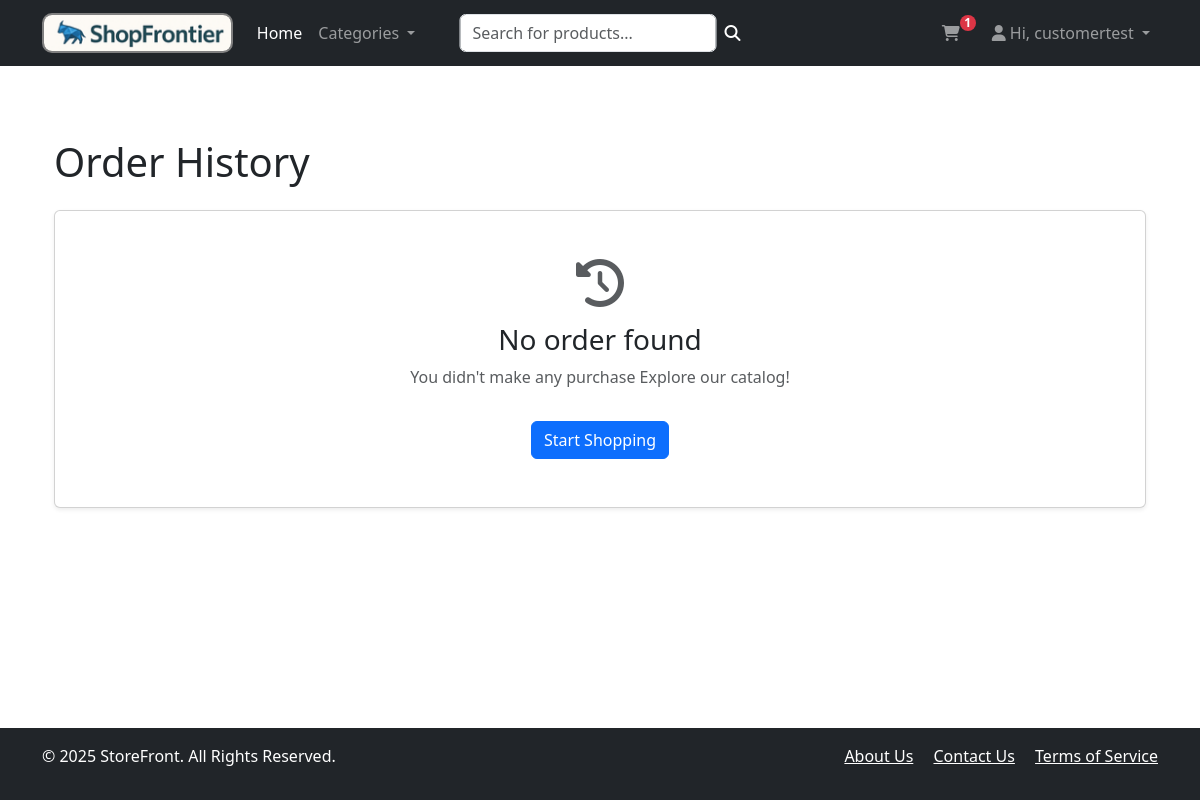
Page /orders/history/ (signed in) on the earlier database version.
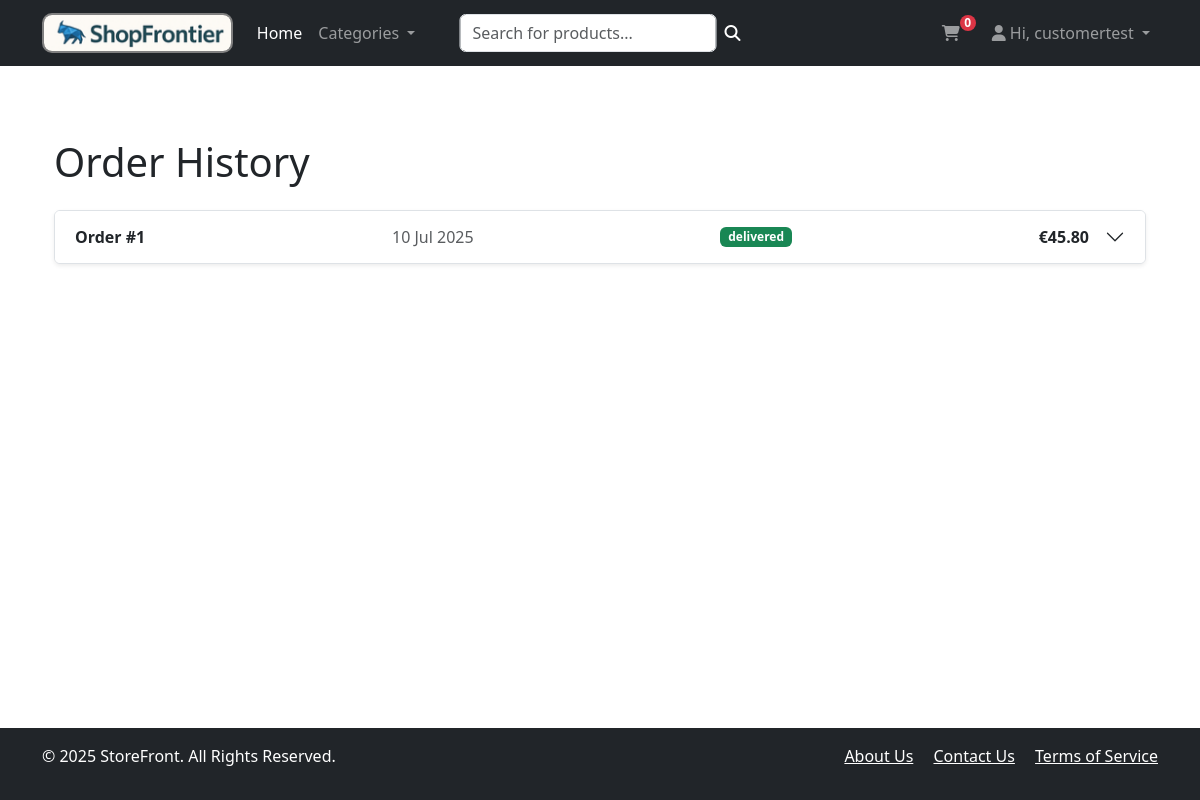
Same page on the later database version.
### orders/models.py (models this page shows, shortened)
class Order(models.Model):
    id = models.UUIDField(primary_key=True, default=uuid.uuid4, editable=False)
    user = models.ForeignKey(User, on_delete=models.CASCADE, related_name='orders')
    status = models.CharField(
        max_length=20,
        choices=[
            ('pending', 'Pending'),
            ('processing', 'Processing'),
            ('shipped', 'Shipped'),
            ('delivered', 'Delivered'),
            ('cancelled', 'Cancelled'),
        ],
        default='pending'
    )
    shipping_name        = models.CharField(max_length=100)
    shipping_email       = models.EmailField()
    shipping_phone       = models.CharField(max_length=20, blank=True)
    shipping_address     = models.TextField()
    shipping_city        = models.CharField(max_length=100)
    shipping_postal_code = models.CharField(max_length=20)
    shipping_country     = models.CharField(max_length=100, default='Italy')
    subtotal      = models.DecimalField(max_digits=10, decimal_places=2, default=Decimal('0.00'))
    shipping_cost = models.DecimalField(max_digits=10, decimal_places=2, default=Decimal('0.00'))
    tax_amount    = models.DecimalField(max_digits=10, decimal_places=2, default=Decimal('0.00'))
    total_amount  = models.DecimalField(max_digits=10, decimal_places=2, default=Decimal('0.00'))
    created_at = models.DateTimeField(auto_now_add=True)
    updated_at = models.DateTimeField(auto_now=True)
    is_paid = models.BooleanField(default=False)
    payment_method = models.CharField(max_length=50, blank=True)
    class Meta:
        ordering = ['-created_at']

### orders/views.py (the view)
# urls.py: path('orders/history/', order_history_view, name='order_history'),
@login_required
def order_history_view(request):
    orders = Order.objects.filter(user=request.user).prefetch_related('order_items__product').order_by('-created_at')
    ids = set()
    for order in orders:
        product_ids = order.order_items.values_list('product_id', flat=True)
        ids.update(product_ids)
    reviews = Review.objects.filter(product_id__in=ids).select_related('product')
    review_map = {review.product.id: review for review in reviews}
    context = {
        'orders': orders,
        'reviews': review_map,
    }
    return render(request, 'order/order_history.html', context)

### cart/context_processors.py (called while the page is built)
def cart_context(request):
    cart = get_existing_cart(request)
    if cart:
        cart_item_ids = set(cart.items.values_list('product_id', flat=True))
        item_count = cart.items.count()
    else:
        cart_item_ids = None
        item_count = 0
    return {
        'cart_item_ids': cart_item_ids,
        'cart_item_count': item_count,
    }

### cart/utils.py (called while the page is built)
def get_existing_cart(request):
    skey = request.session.session_key
    if skey:
        try:
            return Cart.objects.get(cart_id=skey, status=Cart.Status.OPEN)
        except Cart.DoesNotExist:
            pass
    if request.user.is_authenticated:
        try:
            return Cart.objects.get(user_id=request.user.pk, status=Cart.Status.OPEN)
        except Cart.DoesNotExist:
            pass
    return None

### products/context_processors.py (called while the page is built)
def categories_context(request):
    categories = Category.objects.all().order_by('name')
    return {
        'categories': categories
    }

def max_product_price(self):
    max_price = Product.objects.aggregate(Max('price'))['price__max']
    max_price_ = max_price if max_price is not None else Decimal('0.00')
    return {
        'max_price': max_price_
    }

### templates/order/order_history.html (shortened to what this page needs)
{% extends "base.html" %}
{% load static %}
{% load utility_dict %}
{% block content %}
    <div class="container my-5">
        <div class="row">
            <div class="col-12">
                <h1 class="mb-4">Order History</h1>
                {% if orders %}
                    <div class="accordion" id="orderHistoryAccordion">
                        {% for order in orders %}
                            <div class="accordion-item mb-3 shadow-sm">
                                <h2 class="accordion-header" id="heading-{{ order.id }}">
                                    <button class="accordion-button collapsed" type="button" data-bs-toggle="collapse" data-bs-target="#collapse-{{ order.id }}" aria-expanded="false" aria-controls="collapse-{{ order.id }}">
                                        <div class="w-100 d-flex justify-content-between align-items-center pe-3">
                                            <span><strong>Order #{{ forloop.revcounter }}</strong></span>
                                            <span class="d-none d-md-block text-muted">{{ order.created_at|date:"d M Y" }}</span>
                                            <span class="badge bg-success">{{ order.status|default:"Completed" }}</span>
                                            <span><strong>€{{ order.total_amount }}</strong></span>
                                        </div>
                                    </button>
                                </h2>
                            </div>
                        {% endfor %}
                    </div>
                {% else %}
                    <div class="text-center p-5 card shadow-sm">
                        <i class="fas fa-history fa-3x text-muted mb-3"></i>
                        <h3>No order found</h3>
                        <p class="text-muted">You didn't make any purchase Explore our catalog!</p>
                        <div class="mt-3">
                            <a href="{% url 'product_list' %}" class="btn btn-primary">Start Shopping</a>
                        </div>
                    </div>
                {% endif %}
            </div>
        </div>
    </div>
{% endblock content %}

### templates/base.html (shortened to what the changed rows need)
{% load static %}
<!doctype html>
<html lang="en">
<head>
    <link rel="stylesheet" href="{% static 'css/main.css' %}">
    <link href="https://cdn.jsdelivr.net/npm/bootstrap@5.3.3/dist/css/bootstrap.min.css" rel="stylesheet"
>
    <link rel="stylesheet" href="https://cdn.jsdelivr.net/npm/bootstrap-icons@1.11.3/font/bootstrap-icons.css">
    <link rel="stylesheet" href="https://cdnjs.cloudflare.com/ajax/libs/font-awesome/6.5.2/css/all.min.css"
 />
</head>
<body class="d-flex flex-column min-vh-100">
<header>
    <nav class="navbar navbar-expand-lg navbar-dark bg-dark">
        <div class="container">
            <div class="collapse navbar-collapse" id="navbarSupportedContent">
                <ul class="navbar-nav ms-auto mb-2 mb-lg-0">
                    <li class="nav-item me-3">
                        <a href="{% url 'cart_detail' %}" class="nav-link position-relative">
                            <i class="fas fa-shopping-cart"></i>
                            <span id ="cart_icon_number" class="position-absolute top-25 start-100 translate-middle badge rounded-pill bg-danger" style="transform: translate(-50%, -50%) scale(0.5); top: 10px; width: 1rem; height: 1rem; display: flex; align-items: center; justify-content: center;">
                                    {{ cart_item_count|default:0 }}
                                    </span>
                        </a>
                    </li>
                </ul>
            </div>
        </div>
    </nav>
</header>
<main class="container my-4 flex-grow-1">
    {% block content %}{% endblock content %}
</main>
</body>
</html>

Differences in the rows shown:
added Order: created_at "10 Jul 2025", status "delivered", total_amount "45.80"
Other differences:
{{ cart_item_count|default:0 }}: "1" → "0"
text no longer shown: "No order found You didn't make any purchase Explore our catalog! Start Shopping"
